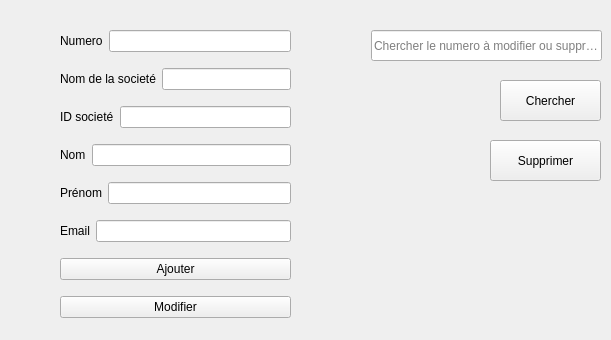
        <widget class="QWidget" name="tab_32">
         <attribute name="title">
          <string>Ajouter/Modifier</string>
         </attribute>
         <widget class="QWidget" name="layoutWidget_3">
          <property name="geometry">
           <rect>
            <x>60</x>
            <y>20</y>
            <width>231</width>
            <height>311</height>
           </rect>
          </property>
          <layout class="QVBoxLayout" name="verticalLayout_6">
           <item>
            <layout class="QHBoxLayout" name="horizontalLayout_17">
             <item>
              <widget class="QLabel" name="label_19">
               <property name="text">
                <string>Numero</string>
               </property>
              </widget>
             </item>
             <item>
              <widget class="QLineEdit" name="numclient"/>
             </item>
            </layout>
           </item>
           <item>
            <layout class="QHBoxLayout" name="horizontalLayout_18">
             <item>
              <widget class="QLabel" name="label_20">
               <property name="text">
                <string>Nom de la societé</string>
               </property>
              </widget>
             </item>
             <item>
              <widget class="QLineEdit" name="nosocclient"/>
             </item>
            </layout>
           </item>
           <item>
            <layout class="QHBoxLayout" name="horizontalLayout_19">
             <item>
              <widget class="QLabel" name="label_21">
               <property name="text">
                <string>ID societé</string>
               </property>
              </widget>
             </item>
             <item>
              <widget class="QLineEdit" name="idsocclient"/>
             </item>
            </layout>
           </item>
           <item>
            <layout class="QHBoxLayout" name="horizontalLayout_20">
             <item>
              <widget class="QLabel" name="label_22">
               <property name="text">
                <string>Nom</string>
               </property>
              </widget>
             </item>
             <item>
              <widget class="QLineEdit" name="nomclient"/>
             </item>
            </layout>
           </item>
           <item>
            <layout class="QHBoxLayout" name="horizontalLayout_21">
             <item>
              <widget class="QLabel" name="label_23">
               <property name="text">
                <string>Prénom</string>
               </property>
              </widget>
             </item>
             <item>
              <widget class="QLineEdit" name="prenomclient"/>
             </item>
            </layout>
           </item>
           <item>
            <layout class="QHBoxLayout" name="horizontalLayout_22">
             <item>
              <widget class="QLabel" name="label_24">
               <property name="text">
                <string>Email</string>
               </property>
              </widget>
             </item>
             <item>
              <widget class="QLineEdit" name="emailclient"/>
             </item>
            </layout>
           </item>
           <item>
            <widget class="QPushButton" name="ajoutclient">
             <property name="text">
              <string>Ajouter</string>
             </property>
            </widget>
           </item>
           <item>
            <widget class="QPushButton" name="modiclient">
             <property name="text">
              <string>Modifier</string>
             </property>
            </widget>
           </item>
          </layout>
         </widget>
         <widget class="QLineEdit" name="chercherclient">
          <property name="geometry">
           <rect>
            <x>371</x>
            <y>30</y>
            <width>231</width>
            <height>31</height>
           </rect>
          </property>
          <property name="text">
           <string/>
          </property>
          <property name="placeholderText">
           <string>Chercher le numero à modifier ou supprimer</string>
          </property>
         </widget>
         <widget class="QPushButton" name="chercherclient_2">
          <property name="geometry">
           <rect>
            <x>500</x>
            <y>80</y>
            <width>101</width>
            <height>41</height>
           </rect>
          </property>
          <property name="text">
           <string>Chercher</string>
          </property>
         </widget>
         <widget class="QPushButton" name="suppclient">
          <property name="geometry">
           <rect>
            <x>490</x>
            <y>140</y>
            <width>111</width>
            <height>41</height>
           </rect>
          </property>
          <property name="text">
           <string>Supprimer</string>
          </property>
         </widget>
        </widget>
